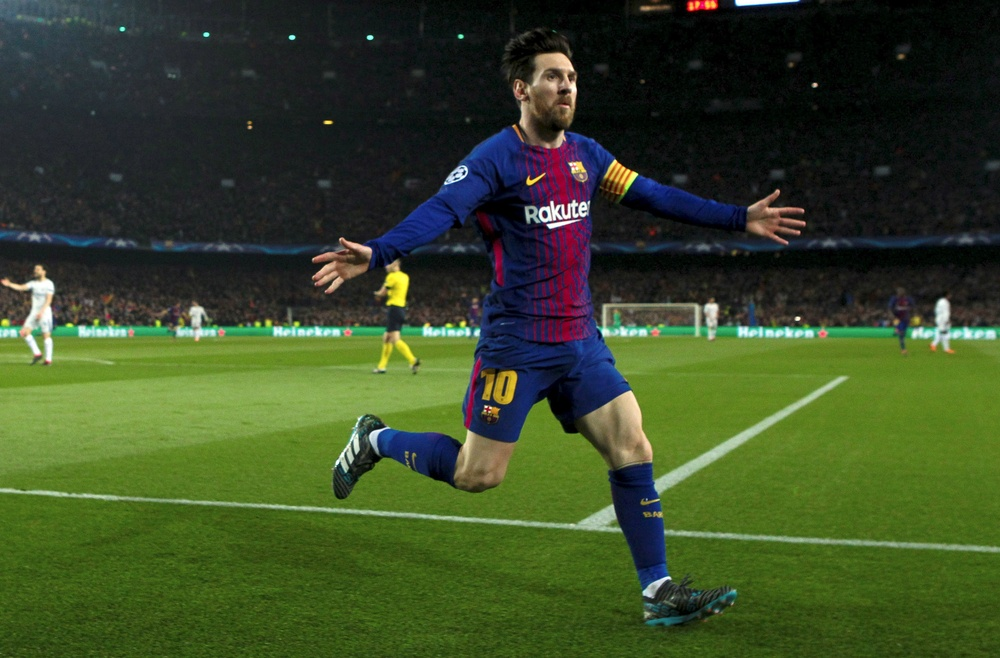
#> input picture imagenes/messi.jpg, 1000 x 658 px, shrunk from 3570 x 2348 before the run
$ python e3.py
#> lines starting #> are read from the running program, lines starting #| are printed output that depends on the picture
import numpy as np
import cv2
from matplotlib import pyplot as plt

#img = cv2.cvtColor(cv2.imread('../imagenes/test/boat.png'), cv2.COLOR_BGR2RGB)
#img = cv2.cvtColor(cv2.imread('../imagenes/color/1906ax.png'), cv2.COLOR_BGR2RGB)
#img = cv2.cvtColor(cv2.imread('../imagenes/color/1901xx.png'), cv2.COLOR_BGR2RGB)
img = cv2.cvtColor(cv2.imread('../imagenes/messi.jpg'), cv2.COLOR_BGR2RGB)

img_hsv = cv2.cvtColor(img, cv2.COLOR_RGB2HSV)
#> img_hsv: shape (658, 1000, 3); mean H, S, V 62.8, 133.1, 78.7

hue = img_hsv[..., 0]
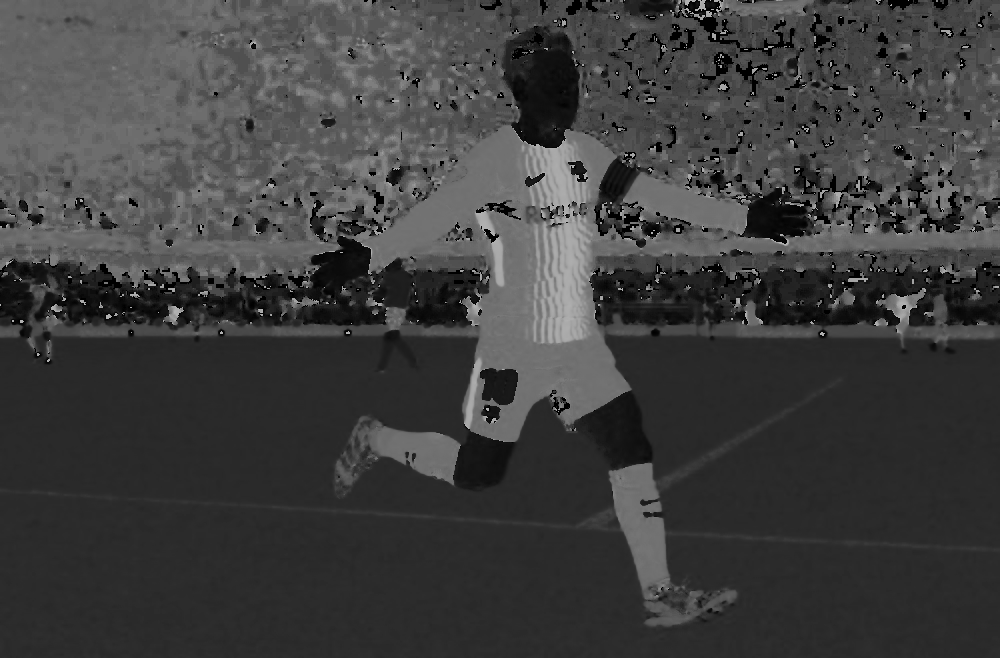
#> hue: shape (658, 1000); min 0, max 179, mean 62.8
saturation = img_hsv[..., 1]
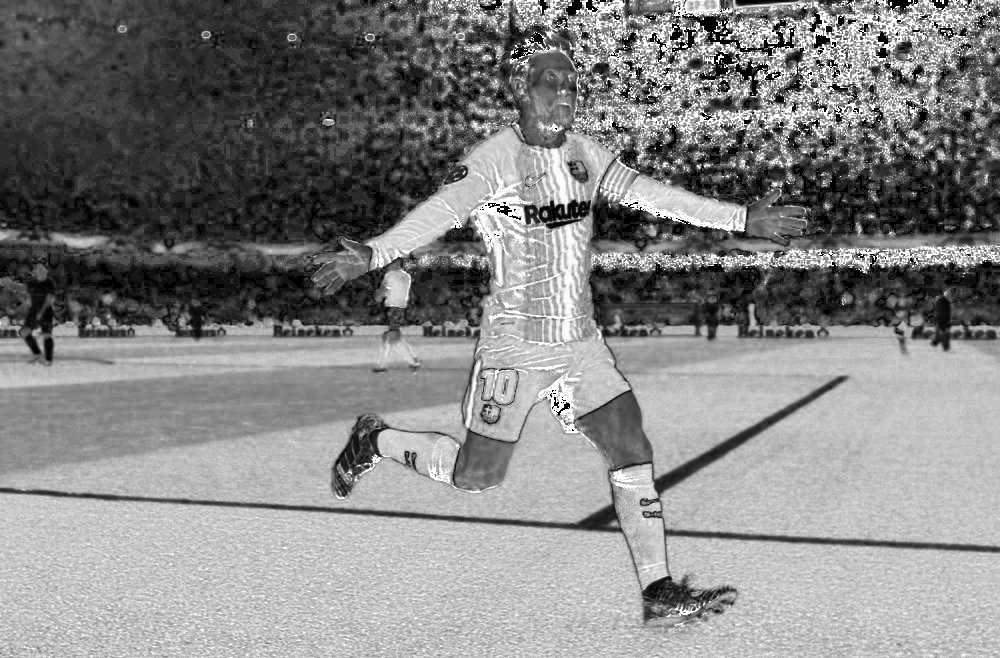
#> saturation: shape (658, 1000); min 0, max 255, mean 133.1
lightness = img_hsv[..., 2]
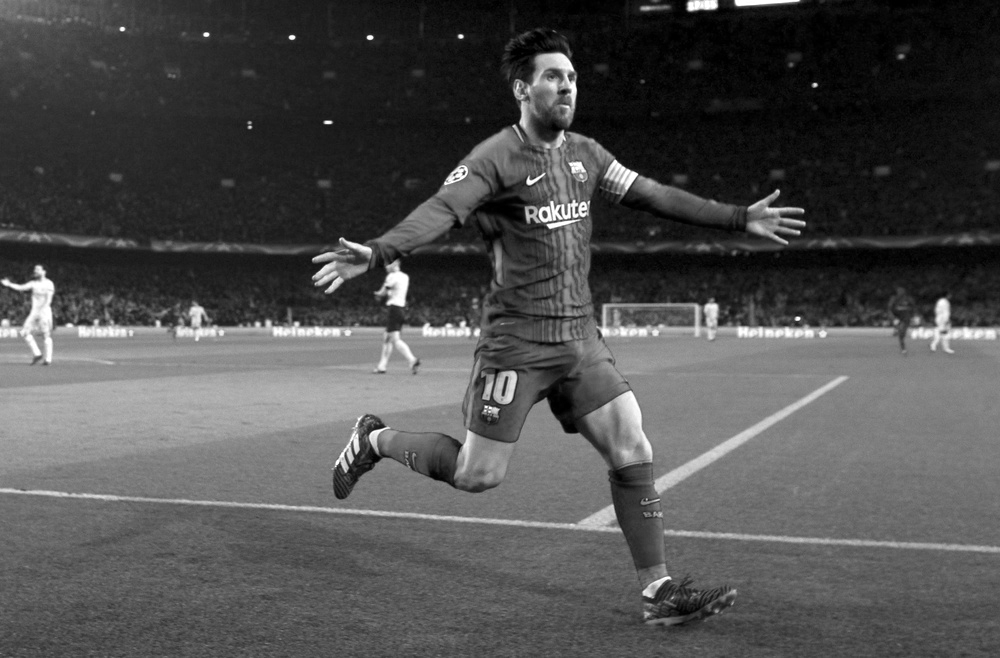
#> lightness: shape (658, 1000); min 0, max 255, mean 78.7

plt.subplot(131),plt.imshow(hue, cmap='gray'),plt.title('Tono (H)')
plt.xticks([]), plt.yticks([])
plt.subplot(132),plt.imshow(saturation, cmap='gray'),plt.title('Saturacion (S)')
plt.xticks([]), plt.yticks([])
plt.subplot(133),plt.imshow(lightness, cmap='gray'),plt.title('Brillo (L)')
plt.xticks([]), plt.yticks([])
plt.show()
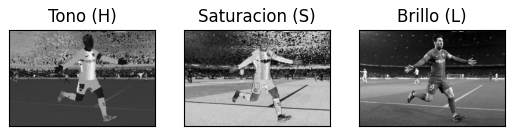
#> figure drawn by matplotlib, 3 panels

# en el canal de saturacion es mas distinguible el granulado
# en el canal de tono son mas distinguibles los bordes
# en el canal de saturacion afectan mas los bordes difuminados

$ run again, with imagenes/color/1906ax.png saved as imagenes/messi.jpg
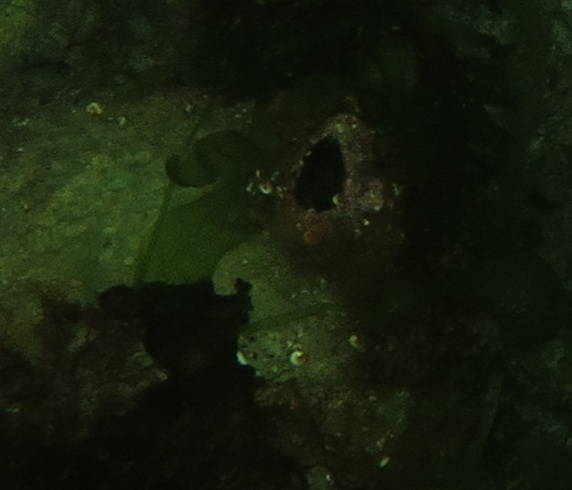
#> input picture imagenes/color/1906ax.png, 572 x 490 px
#> img_hsv: shape (490, 572, 3); mean H, S, V 43.2, 141.3, 29.4
#> `saturation = img_hsv[..., 1]`:
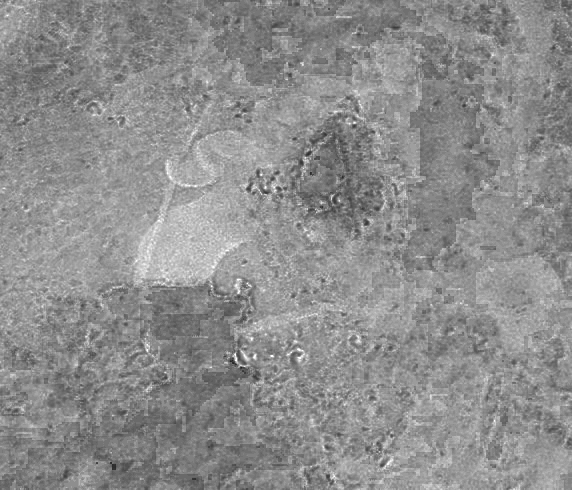
#> saturation: shape (490, 572); min 30, max 255, mean 141.3
#> `plt.show()`:
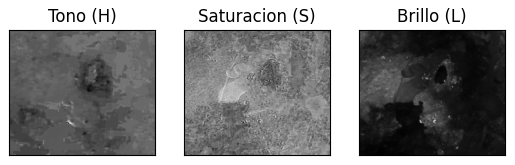
#> figure drawn by matplotlib, 3 panels
